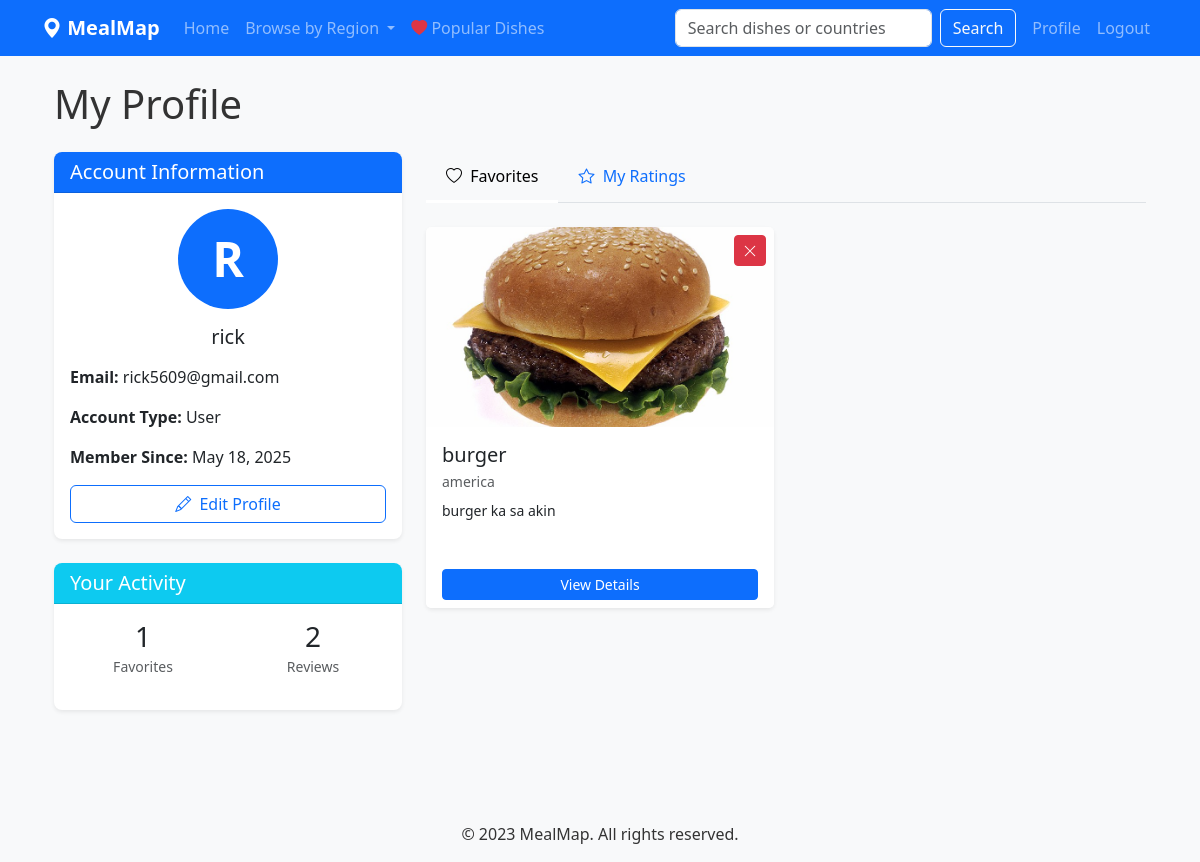
The page /profile (signed in) on the database its author committed.
### models.py (models this page shows, shortened)
class User(UserMixin, db.Model):
    id = db.Column(db.Integer, primary_key=True)
    username = db.Column(db.String(80), unique=True, nullable=False)
    email = db.Column(db.String(120), unique=True, nullable=False)
    password_hash = db.Column(db.String(128))
    is_admin = db.Column(db.Boolean, default=False)
    created_at = db.Column(db.DateTime, default=db.func.current_timestamp())
    favorites = db.relationship('Favorite', backref='user', lazy=True)
    ratings = db.relationship('Rating', backref='user', lazy=True)

class Dish(db.Model):
    id = db.Column(db.Integer, primary_key=True)
    name = db.Column(db.String(100), nullable=False)
    description = db.Column(db.Text, nullable=False)
    country_id = db.Column(db.Integer, db.ForeignKey('country.id'), nullable=False)
    image_path = db.Column(db.String(255))
    created_at = db.Column(db.DateTime, default=db.func.current_timestamp())
    updated_at = db.Column(db.DateTime, default=db.func.current_timestamp(), onupdate=db.func.current_timestamp())
    ratings = db.relationship('Rating', backref='dish', lazy=True)
    favorites = db.relationship('Favorite', backref='dish', lazy=True)

class Country(db.Model):
    id = db.Column(db.Integer, primary_key=True)
    name = db.Column(db.String(100), unique=True, nullable=False)
    continent_id = db.Column(db.Integer, db.ForeignKey('continent.id'), nullable=False)
    dishes = db.relationship('Dish', backref='country', lazy=True)

### routes.py (the view, shortened to what this page needs)
@app.route('/profile', methods=['GET', 'POST'])
@login_required
def profile():
    favorites = Favorite.query.filter_by(user_id=current_user.id).all()
    favorite_dishes = [favorite.dish for favorite in favorites]
    user_ratings = Rating.query.filter_by(user_id=current_user.id).order_by(Rating.created_at.desc()).all()
    return render_template('profile.html',
                          favorite_dishes=favorite_dishes,
                          user_ratings=user_ratings)

### routes.py (called while the page is built)
@login_manager.user_loader
def load_user(user_id):
    return User.query.get(int(user_id))

### templates/profile.html (shortened to what this page needs)
{% extends 'base.html' %}
{% block content %}
<div class="container">
    <h1 class="mb-4">My Profile</h1>
    <div class="row">
        <div class="col-lg-4 mb-4">
            <div class="card profile-card mb-4">
                <div class="card-header bg-primary text-white">
                    <h5 class="mb-0">Account Information</h5>
                </div>
                <div class="card-body">
                    <div class="profile-avatar mb-3 text-center">
                        <div class="avatar-circle">
                            <span class="avatar-text">{{ current_user.username[0]|upper }}</span>
                        </div>
                        <h5 class="mt-3">{{ current_user.username }}</h5>
                    </div>
                    <p><strong>Email:</strong> {{ current_user.email }}</p>
                    <p><strong>Account Type:</strong> {% if current_user.is_admin %}Admin{% else %}User{% endif %}</p>
                    <p><strong>Member Since:</strong> {{ current_user.created_at.strftime('%B %d, %Y') if current_user.created_at else 'N/A' }}</p>
                    <button class="btn btn-outline-primary w-100" type="button" data-bs-toggle="collapse" data-bs-target="#editProfileForm">
                        <i class="bi bi-pencil me-1"></i> Edit Profile
                    </button>
                </div>
            </div>
            <div class="card profile-stats-card">
                <div class="card-header bg-info text-white">
                    <h5 class="mb-0">Your Activity</h5>
                </div>
                <div class="card-body">
                    <div class="row text-center">
                        <div class="col-6 mb-3">
                            <h3 class="mb-0">{{ favorite_dishes|length }}</h3>
                            <small class="text-muted">Favorites</small>
                        </div>
                        <div class="col-6 mb-3">
                            <h3 class="mb-0">{{ user_ratings|length }}</h3>
                            <small class="text-muted">Reviews</small>
                        </div>
                    </div>
                </div>
            </div>
        </div>
        <div class="col-lg-8">
            <ul class="nav nav-tabs mb-4" id="profileTabs" role="tablist">
                <li class="nav-item" role="presentation">
                    <button class="nav-link active" id="favorites-tab" data-bs-toggle="tab" data-bs-target="#favorites" type="button" role="tab" aria-controls="favorites" aria-selected="true">
                        <i class="bi bi-heart me-1"></i> Favorites
                    </button>
                </li>
                <li class="nav-item" role="presentation">
                    <button class="nav-link" id="ratings-tab" data-bs-toggle="tab" data-bs-target="#ratings" type="button" role="tab" aria-controls="ratings" aria-selected="false">
                        <i class="bi bi-star me-1"></i> My Ratings
                    </button>
                </li>
            </ul>
            <div class="tab-content" id="profileTabContent">
                <div class="tab-pane fade show active" id="favorites" role="tabpanel" aria-labelledby="favorites-tab">
                    {% if favorite_dishes %}
                        <div class="row row-cols-1 row-cols-md-2 g-4">
                            {% for dish in favorite_dishes %}
                                <div class="col">
                                    <div class="card h-100">
                                        <div class="position-relative">
                                            {% if dish.image_path %}
                                                <img src="{{ url_for('static', filename=dish.image_path) }}" class="card-img-top dish-thumbnail" alt="{{ dish.name }}">
                                            {% else %}
                                                <div class="card-img-top dish-thumbnail-placeholder">No Image</div>
                                            {% endif %}
                                            <button class="btn btn-sm btn-danger position-absolute top-0 end-0 m-2 remove-favorite-btn"
                                                   data-dish-id="{{ dish.id }}"
                                                   title="Remove from favorites">
                                                <i class="bi bi-x-lg"></i>
                                            </button>
                                        </div>
                                        <div class="card-body">
                                            <h5 class="card-title">{{ dish.name }}</h5>
                                            <p class="card-subtitle text-muted small mb-2">{{ dish.country.name }}</p>
                                            <p class="card-text small">{{ dish.description|truncate(80) }}</p>
                                        </div>
                                        <div class="card-footer bg-white border-top-0">
                                            <a href="{{ url_for('dish_detail', dish_id=dish.id) }}" class="btn btn-sm btn-primary w-100">View Details</a>
                                        </div>
                                    </div>
                                </div>
                            {% endfor %}
                        </div>
                    {% endif %}
                </div>
            </div>
        </div>
    </div>
</div>
{% endblock %}

### static/css/style.css (style rules this page uses)
body { font-family: 'Segoe UI', Tahoma, Geneva, Verdana, sans-serif; color: #333; background-color: #f8f9fa; }
.card { box-shadow: 0 0.125rem 0.25rem rgba(0, 0, 0, 0.075); border: none; margin-bottom: 1.5rem; }
.card-header { background-color: #f8f9fa; border-bottom: 1px solid rgba(0, 0, 0, 0.125); }
.dish-thumbnail { height: 200px; object-fit: cover; }
.nav-tabs .nav-link { border: none; border-bottom: 3px solid transparent; border-radius: 0; padding: 0.75rem 1.25rem; font-weight: 500; }
.nav-tabs .nav-link.active { border-bottom-color: #fff; background-color: transparent; }

### templates/profile.html (style rules this page uses)
.avatar-circle { width: 100px; height: 100px; background-color: #0d6efd; border-radius: 50%; display: flex; align-items: center; justify-content: center; margin: 0 auto; }
.avatar-text { font-size: 3rem; color: #ffffff; font-weight: bold; }
.profile-card, .profile-stats-card { border-radius: 0.5rem; overflow: hidden; box-shadow: 0 0.125rem 0.25rem rgba(0, 0, 0, 0.075); }

### rows shown on the page
User: username "R", username "rick", email "rick5609@gmail.com", created_at "May 18, 2025"
Dish: image_path+name (picture), name "burger", country.name "america", description "burger ka sa akin"

### other values the page prints
{{ favorite_dishes|length }} "1"
{{ user_ratings|length }} "2"
